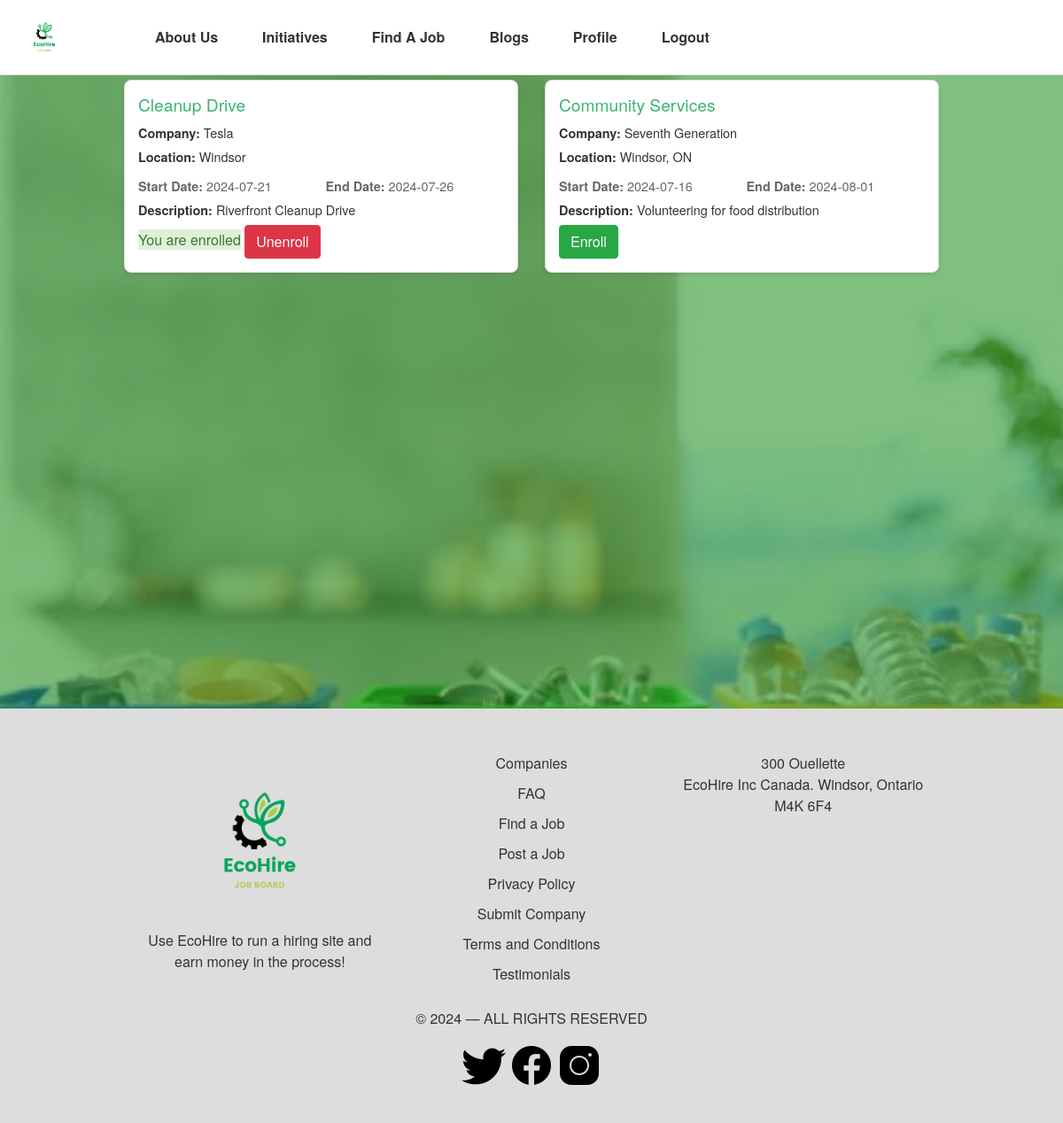
The page /myApp/initiatives/ (signed in) on the database as committed earlier.
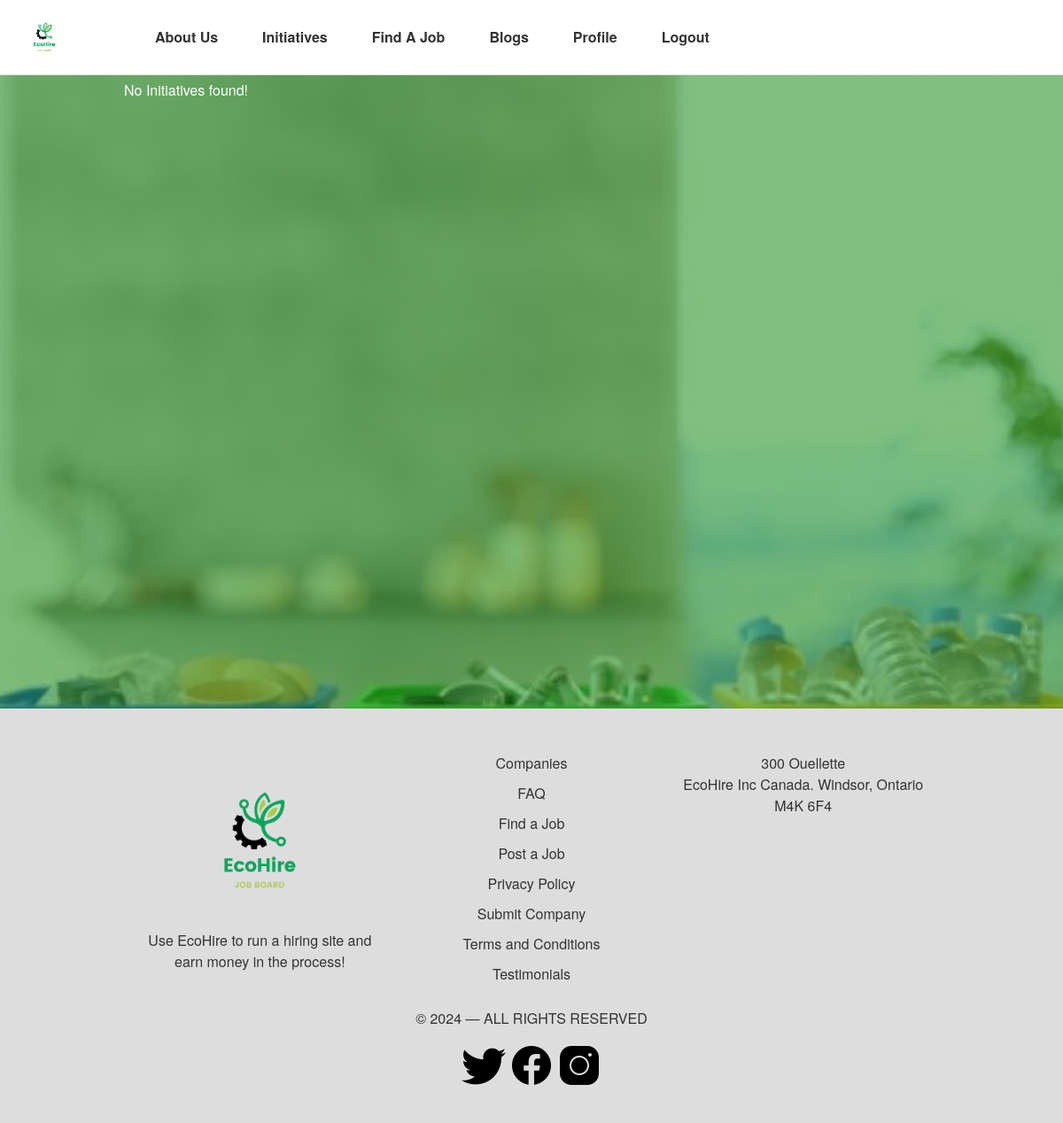
The same page on the database as committed later.
### myApp/models.py (models this page shows, shortened)
class EnvironmentalInitiative(models.Model):
    title = models.CharField(max_length=200)
    description = models.TextField()
    start_date = models.DateField()
    end_date = models.DateField(null=True, blank=True)
    location = models.CharField(max_length=100, blank=True)
    company = models.ForeignKey(Company, on_delete=models.CASCADE, blank=True, null=True)

class Company(models.Model):
    name = models.CharField(max_length=100)
    location = models.CharField(max_length=50)
    website = models.CharField(max_length=50)
    description = models.TextField()
    users = models.ManyToManyField(User, related_name='companies')  # Assuming many-to-many relationship
    is_eco_verified = models.BooleanField(default=False)
    eco_verified_date = models.DateField(null=True, blank=True)

### myApp/views.py (the view)
# urls.py: path('initiatives/', views.initiatives_list, name='initiatives_list'),
@login_required
def initiatives_list(request):
    initiatives = EnvironmentalInitiative.objects.all()
    user_contributions = UserContribution.objects.filter(user=request.user)
    enrolled_initiatives_ids = user_contributions.values_list('initiative_id', flat=True)
    contributions_dict = {contribution.initiative_id: contribution for contribution in user_contributions}
    for initiative in initiatives:
        initiative.is_enrolled = initiative.id in enrolled_initiatives_ids
        initiative.contribution_id = contributions_dict[initiative.id].id if initiative.is_enrolled else None
    return render(request, 'myApp/initiatives_list.html', {'initiatives': initiatives})

### myApp/Templates/myApp/initiatives_list.html (shortened to what this page needs)
{% extends 'myApp/base.html' %}
{% load static %}
{% block content %}
<section class="job-results py-5">
    <div class="container">
        <div class="d-flex align-items-center">
    <h3>Environmental Initiatives</h3>
</div>
        {% if initiatives %}
    <div class="row">
        {% for initiative in initiatives %}
            <div class="col-md-6">
                <div class="job-card">
                    <h4>{{ initiative.title }}</h4>
                    <p><strong>Company:</strong> {{ initiative.company.name }}</p>
                    <p><strong>Location:</strong> {{ initiative.location }}</p>
                    <div class="job-info">
                        <div>
                            <p><strong>Start Date:</strong> {{ initiative.start_date|date:"Y-m-d" }}</p>
                        </div>
                        <div>
                            <p><strong>End Date:</strong> {{ initiative.end_date|date:"Y-m-d" }}</p>
                        </div>
                    </div>
                    <p><strong>Description:</strong> {{ initiative.description }}</p>
                    {% if request.user.is_authenticated %}
                        {% if initiative.is_enrolled %}
                            <span class="alert-signup-success">You are enrolled</span>
                            <form action="{% url 'myApp:delete_contribution' initiative.contribution_id %}" method="post" style="display:inline;">
                                <button type="submit" class="btn btn-danger">Unenroll</button>
                            </form>
                        {% else %}
                            {% if not user.profile.is_recruiter %}
                                <form action="{% url 'myApp:enroll_initiative' initiative.id %}" method="post">
                                    <button type="submit" class="btn btn-success">Enroll</button>
                                </form>
                            {% endif %}
                        {% endif %}
                    {% endif %}
                </div>
            </div>
        {% endfor %}
    </div>
{% else %}
    <p>No Initiatives found!</p>
{% endif %}
    </div>
</section>
{% endblock %}

### myApp/templates/myApp/base.html (shortened to what this page needs)
<!DOCTYPE html>
{% load static %}
<html lang="en">
<head>
    <link href="https://stackpath.bootstrapcdn.com/bootstrap/4.5.2/css/bootstrap.min.css" rel="stylesheet">
    <link rel="stylesheet" type="text/css" href="{% static 'styles.css' %}" />
</head>
<body>
    <header>
        <div class="container">
            <div class="header-content d-flex align-items-center justify-content-between">
                <div class="logo">
                    <img src="{% static 'images/logo.png' %}" alt="Eco-hire Logo" />
                </div>
                <nav>
                    <ul class="nav-links d-flex mb-0">
                    <li><a href="{% url 'myApp:home' %}">About Us</a></li>
                    <li><a href="{% url 'myApp:initiatives_list' %}">Initiatives</a></li>
                    {% if user.is_authenticated %}
                        {% if user.profile.is_recruiter %}
                            <li><a href="{% url 'myApp:Addjobs' %}">Post A Job</a></li>
                            <li><a href="{% url 'myApp:AddCompany' %}">Add Company</a></li>
                            <li><a href="{% url 'myApp:manage_applications' %}">Manage Applications</a></li>
                            <li><a href="#" data-toggle="modal" data-target="#selectCompanyModal">Get Eco-Verified</a></li>
                        {% else %}
                            <li><a href="{% url 'myApp:jobs' %}">Find A Job</a></li>
                            <li><a href="{% url 'myApp:blog_list' %}">Blogs</a></li>
                             <li><a href="{% url 'myApp:profile' %}">Profile</a></li>
                        {% endif %}
                        <li><a href="{% url 'myApp:logout' %}">Logout</a></li>
                    {% else %}
                        <li><a href="{% url 'myApp:signup' %}">Sign Up</a></li>
                        <li><a href="{% url 'myApp:login' %}">Login</a></li>
                    {% endif %}
                </ul>
            </nav>
        </div>
        </div>
    </header>
    <main>
        {% block content %}{% endblock %}
    </main>
    <footer>
    <div class="container">
        <div class="footer-content">
            <div class="footer-column">
                <img src="{% static 'images/logo.png' %}" alt="Eco hire Logo" class="footer-logo">
                <p>Use EcoHire to run a hiring site and earn money in the process!</p>
            </div>
            <div class="footer-column">
                <ul>
                    <li><a href="#">Companies</a></li>
                    <li><a href="{% url 'myApp:faq_list' %}">FAQ</a></li>
                    <li><a href="#">Find a Job</a></li>
                    <li><a href="#">Post a Job</a></li>
                    <li><a href="#">Privacy Policy</a></li>
                    <li><a href="#">Submit Company</a></li>
                    <li><a href="#">Terms and Conditions</a></li>
                    <li><a href="#">Testimonials</a></li>
                </ul>
            </div>
            <div class="footer-column">
                <address>
                    300 Ouellette<br>
                    EcoHire Inc Canada. Windsor, Ontario M4K 6F4
                </address>
            </div>
        </div>
        <div class="footer-bottom">
            <p>© 2024 — ALL RIGHTS RESERVED</p>
            <div class="footer-socials">
                <a href="#"><img src="{% static 'images/twitter.png' %}" alt="Twitter"></a>
                <a href="#"><img src="{% static 'images/facebook.png' %}" alt="Facebook"></a>
                <a href="#"><img src="{% static 'images/instagram.png' %}" alt="Instagram"></a>
            </div>
        </div>
    </div>
</footer>
</body>
</html>

### myApp/static/styles.css (style rules this page uses)
body { font-family: "Varela Round", "Helvetica Neue", Helvetica, Arial, sans-serif; font-weight: normal; line-height: 1.5; margin: 0; padding: 0; background-color: #f5f5f5; color: #333; }
.container { width: 80%; margin: 0 auto; padding: 20px; }
header { position: fixed; top: 0; left: 0; width: 100%; z-index: 1000; background-color: #fff; color: #333; border-bottom: 1px solid #ddd; }
header .logo { position: absolute; top: 50%; left: 20px; transform: translateY(-50%); }
header .logo img { height: 60px; width: auto; }
.header-content { display: flex; align-items: center; justify-content: space-between; }
header nav ul li a { text-decoration: none; color: #333; padding: 10px 15px; transition: all 0.3s ease; display: block; }
nav ul { list-style: none; padding: 0; margin: 0; display: flex; }
nav ul li { margin-left: 20px; }
nav ul li a { text-decoration: none; color: #333; font-weight: 600; }
.job-results { background: linear-gradient(rgba(0, 128, 0, 0.5), rgba(0, 128, 0, 0.5)), url('images/back-img4.jpg') no-repeat center center fixed; background-size: cover; padding: 100px 0; color: #fff; min-height: 100vh; }
.job-results .container { max-width: 1200px; margin: 0 auto; padding: 0 20px; }
footer { background-color: #ddd; color: #333; padding: 20px 0; text-align: center; }
.footer-content { display: flex; justify-content: space-between; flex-wrap: wrap; }
.footer-column { flex: 1; margin: 10px; }
.footer-column ul { list-style: none; padding: 0; }
.footer-column ul li { margin-bottom: 10px; }
.footer-column ul li a { color: #333; text-decoration: none; }
.footer-column address { font-style: normal; line-height: 1.5; }
.footer-logo { max-width: 200px; height: auto; }

Rows that differ between the two databases and show on the page:
removed EnvironmentalInitiative: title "Cleanup Drive", company.name "Tesla", location "Windsor", start_date "2024-07-21", end_date "2024-07-26", description "Riverfront Cleanup Drive", shows "You are enrolled"
removed EnvironmentalInitiative: title "Community Services", company.name "Seventh Generation", location "Windsor, ON", start_date "2024-07-16", end_date "2024-08-01", description "Volunteering for food distribution", shows "Enroll"
Other text that changed with them:
text now shown: "No Initiatives found!"
